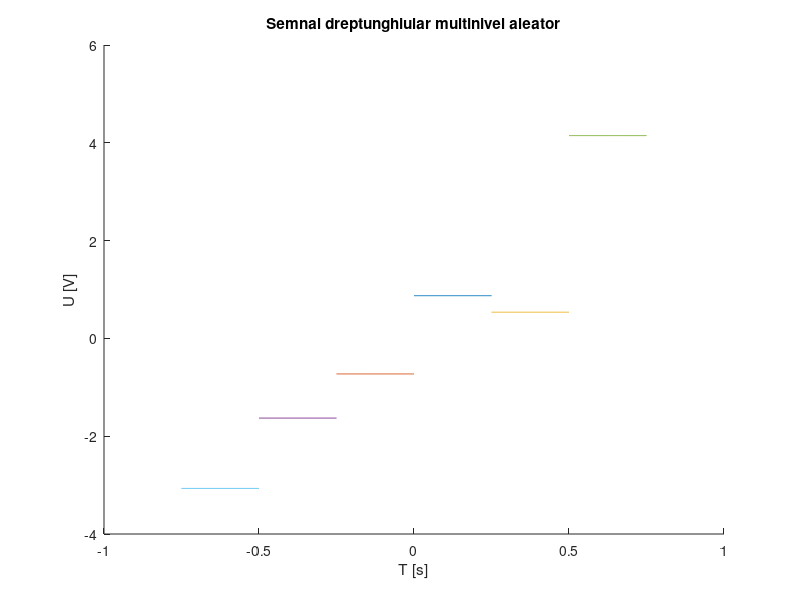

MATLAB code to generate this figure:
hold on; 
%rezolutie temporara de 2ms
r1=rand(1);
r2=rand(1);
r3=rand(1);
r4=rand(1);
r5=rand(1);
r6=rand(1);
t=0:.002:0.25;
x1=r1*square(2*pi*4*t,100);
x2=-r2*square(2*pi*4*t,100);
x3=3*r3*square(2*pi*4*t,100);
x4=-3*r4*square(2*pi*4*t,100);
x5=5*r5*square(2*pi*4*t,100);
x6=-5*r6*square(2*pi*4*t,100);
plot(t,x1);
plot(t-0.25,x2);
plot(t+0.25,x3);
plot(t-0.5,x4);
plot(t+0.5,x5);
plot(t-0.75,x6);
xlabel('T [s]')
ylabel('U [V]')
title('Semnal dreptunghiular multinivel aleator')